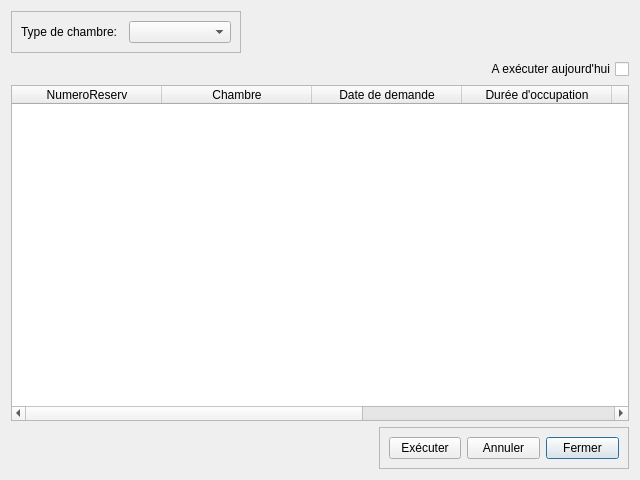
<?xml version="1.0" encoding="UTF-8"?>
<ui version="4.0">
 <class>DgRechercherUneReserv</class>
 <widget class="QDialog" name="DgRechercherUneReserv">
  <property name="geometry">
   <rect>
    <x>0</x>
    <y>0</y>
    <width>640</width>
    <height>480</height>
   </rect>
  </property>
  <property name="windowTitle">
   <string>Rechercher une réservation</string>
  </property>
  <layout class="QVBoxLayout" name="verticalLayout">
   <item>
    <widget class="QFrame" name="frame_2">
     <property name="maximumSize">
      <size>
       <width>230</width>
       <height>16777215</height>
      </size>
     </property>
     <property name="frameShape">
      <enum>QFrame::StyledPanel</enum>
     </property>
     <property name="frameShadow">
      <enum>QFrame::Raised</enum>
     </property>
     <layout class="QGridLayout" name="gridLayout_2">
      <item row="0" column="0">
       <widget class="QLabel" name="label">
        <property name="text">
         <string>Type de chambre:</string>
        </property>
       </widget>
      </item>
      <item row="0" column="1">
       <widget class="QComboBox" name="typesDeChambre">
        <property name="sizeAdjustPolicy">
         <enum>QComboBox::AdjustToContents</enum>
        </property>
       </widget>
      </item>
     </layout>
    </widget>
   </item>
   <item>
    <widget class="QCheckBox" name="Aujourd_hui">
     <property name="layoutDirection">
      <enum>Qt::RightToLeft</enum>
     </property>
     <property name="text">
      <string>A exécuter aujourd'hui</string>
     </property>
    </widget>
   </item>
   <item>
    <widget class="QTableWidget" name="tableWidget">
     <property name="selectionMode">
      <enum>QAbstractItemView::SingleSelection</enum>
     </property>
     <property name="selectionBehavior">
      <enum>QAbstractItemView::SelectRows</enum>
     </property>
     <attribute name="horizontalHeaderDefaultSectionSize">
      <number>150</number>
     </attribute>
     <attribute name="horizontalHeaderDefaultSectionSize">
      <number>150</number>
     </attribute>
     <column>
      <property name="text">
       <string>NumeroReserv</string>
      </property>
     </column>
     <column>
      <property name="text">
       <string>Chambre</string>
      </property>
     </column>
     <column>
      <property name="text">
       <string>Date de demande</string>
      </property>
     </column>
     <column>
      <property name="text">
       <string>Durée d'occupation</string>
      </property>
     </column>
     <column>
      <property name="text">
       <string>Durée en jours</string>
      </property>
     </column>
     <column>
      <property name="text">
       <string>Date de sortie</string>
      </property>
     </column>
     <column>
      <property name="text">
       <string>Bénéficiaire</string>
      </property>
     </column>
    </widget>
   </item>
   <item>
    <widget class="QFrame" name="frame">
     <property name="maximumSize">
      <size>
       <width>250</width>
       <height>16777215</height>
      </size>
     </property>
     <property name="layoutDirection">
      <enum>Qt::RightToLeft</enum>
     </property>
     <property name="frameShape">
      <enum>QFrame::StyledPanel</enum>
     </property>
     <property name="frameShadow">
      <enum>QFrame::Raised</enum>
     </property>
     <layout class="QGridLayout" name="gridLayout">
      <item row="0" column="0">
       <widget class="QPushButton" name="btn_annuler">
        <property name="maximumSize">
         <size>
          <width>75</width>
          <height>16777215</height>
         </size>
        </property>
        <property name="layoutDirection">
         <enum>Qt::LeftToRight</enum>
        </property>
        <property name="text">
         <string>Fermer</string>
        </property>
       </widget>
      </item>
      <item row="0" column="1">
       <widget class="QPushButton" name="btn_supprimer">
        <property name="maximumSize">
         <size>
          <width>75</width>
          <height>16777215</height>
         </size>
        </property>
        <property name="layoutDirection">
         <enum>Qt::LeftToRight</enum>
        </property>
        <property name="text">
         <string>Annuler</string>
        </property>
       </widget>
      </item>
      <item row="0" column="2">
       <widget class="QPushButton" name="btn_executer">
        <property name="maximumSize">
         <size>
          <width>75</width>
          <height>16777215</height>
         </size>
        </property>
        <property name="layoutDirection">
         <enum>Qt::LeftToRight</enum>
        </property>
        <property name="text">
         <string>Exécuter</string>
        </property>
       </widget>
      </item>
     </layout>
    </widget>
   </item>
  </layout>
 </widget>
 <resources/>
 <connections/>
</ui>
